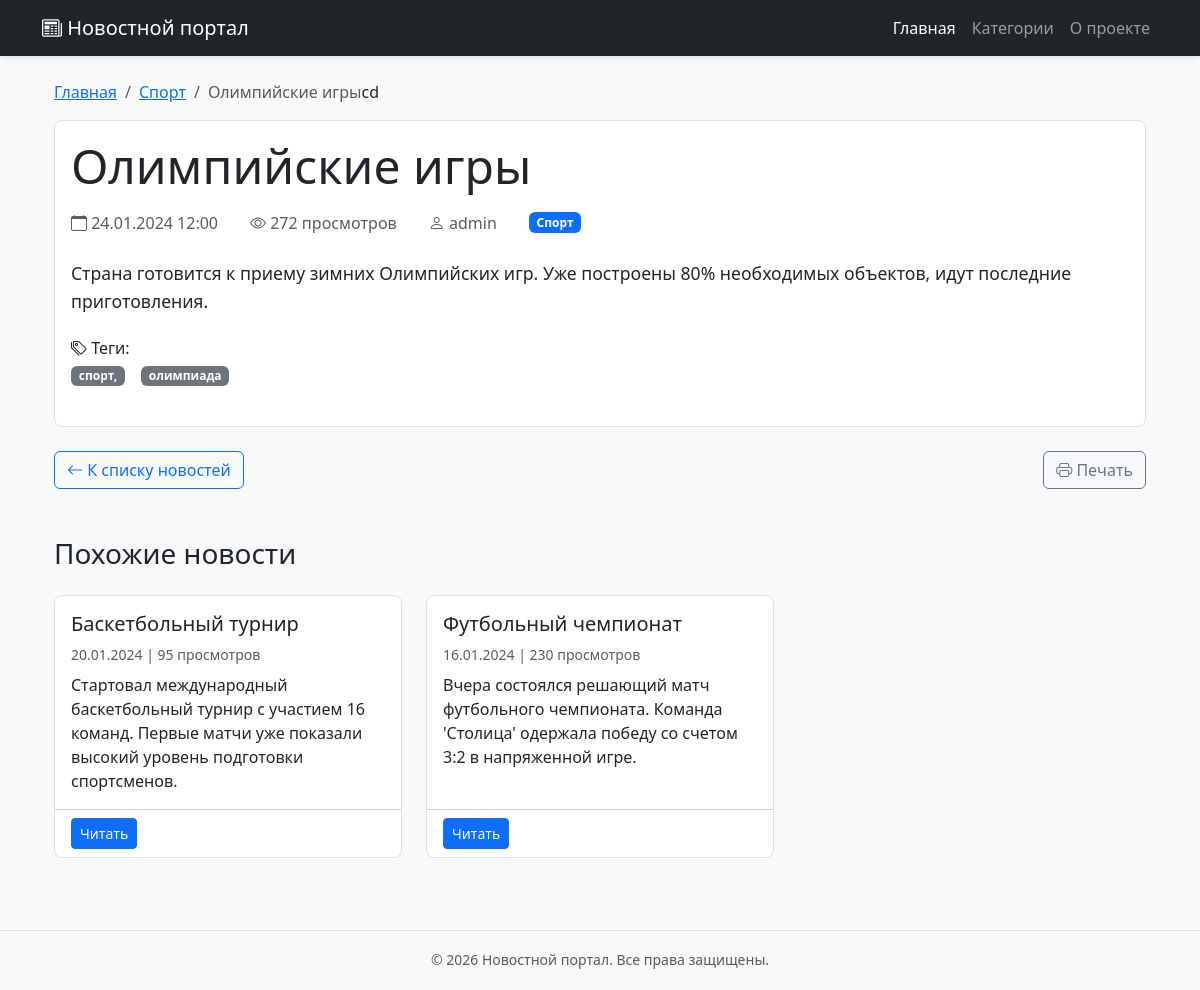
Screenshot of /news/10/ with the database file from the repository.
### news/models.py (models this page shows, shortened)
class News(models.Model):
    DRAFT = 'draft'
    PUBLISHED = 'published'
    ARCHIVED = 'archived'
    STATUS_CHOICES = [
        (DRAFT, 'Черновик'),
        (PUBLISHED, 'Опубликовано'),
        (ARCHIVED, 'В архиве'),
    ]
    title = models.CharField(max_length=200, verbose_name='Заголовок')
    slug = models.SlugField(max_length=200, unique=True, verbose_name='URL-адрес')
    content = models.TextField(verbose_name='Содержание')
    short_description = models.TextField(max_length=500, verbose_name='Краткое описание', blank=True)
    category = models.ForeignKey(
        Category,
        on_delete=models.CASCADE,
        related_name='news',
        verbose_name='Категория'
    )
    author = models.ForeignKey(
        User,
        on_delete=models.CASCADE,
        related_name='news',
        verbose_name='Автор'
    )
    status = models.CharField(
        max_length=20,
        choices=STATUS_CHOICES,
        default=DRAFT,
        verbose_name='Статус'
    )
    created_at = models.DateTimeField(auto_now_add=True, verbose_name='Дата создания')
    updated_at = models.DateTimeField(auto_now=True, verbose_name='Дата обновления')
    published_at = models.DateTimeField(blank=True, null=True, verbose_name='Дата публикации')
    image = models.ImageField(
        upload_to='news/images/%Y/%m/%d/',
        verbose_name='Изображение',
        blank=True,
        null=True
    )
    views = models.PositiveIntegerField(default=0, verbose_name='Количество просмотров')
    tags = models.CharField(max_length=200, verbose_name='Теги', blank=True)
    meta_title = models.CharField(max_length=200, verbose_name='Meta заголовок', blank=True)
    meta_description = models.TextField(verbose_name='Meta описание', blank=True)
    class Meta:
        verbose_name = 'Новость'
        verbose_name_plural = 'Новости'
        ordering = ['-created_at']
        indexes = [
            models.Index(fields=['-created_at']),
            models.Index(fields=['status']),
            models.Index(fields=['category']),
        ]
    def save(self, *args, **kwargs):
        if self.status == self.PUBLISHED and not self.published_at:
            from django.utils import timezone
            self.published_at = timezone.now()
        elif self.status != self.PUBLISHED:
            self.published_at = None
        super().save(*args, **kwargs)

class Category(models.Model):
    name = models.CharField(max_length=100, verbose_name='Название категории')
    slug = models.SlugField(max_length=150, unique=True, verbose_name='URL-адрес')
    description = models.TextField(verbose_name='Описание', blank=True)
    created_at = models.DateTimeField(auto_now_add=True, verbose_name='Дата создания')
    class Meta:
        verbose_name = 'Категория'
        verbose_name_plural = 'Категории'
        ordering = ['name']

### news/views.py (the view)
# urls.py: path('news/<int:news_id>/', views.news_detail, name='news_detail'),
def news_detail(request, news_id):
    try:
        news_item = get_object_or_404(News, id=news_id, status='published')
        news_item.views += 1
        news_item.save(update_fields=['views'])
        related_news = News.objects.filter(
            category=news_item.category,
            status='published'
        ).exclude(id=news_id).order_by('-created_at')[:3]
        context = {
            'news': news_item,
            'title': news_item.title,
            'related_news': related_news,
        }
        return render(request, 'news/news_detail.html', context)
    except News.DoesNotExist:
        raise Http404("Новость не найдена")

### news/templates/news/news_detail.html (shortened to what this page needs)
{% extends 'news/base.html' %}
{% load static %}
{% block content %}
<div class="container mt-4">
    <nav aria-label="breadcrumb">
        <ol class="breadcrumb">
            <li class="breadcrumb-item"><a href="{% url 'index' %}">Главная</a></li>
            <li class="breadcrumb-item"><a href="#">{{ news.category.name }}</a></li>
            <li class="breadcrumb-item active">{{ news.title|truncatechars:30 }}</li>
        cd
    </nav>
    <div class="card mb-4">
        <div class="card-body">
            <h1 class="card-title display-5 mb-3">{{ news.title }}</h1>
            <div class="d-flex flex-wrap align-items-center gap-3 mb-4 text-muted">
                <span><i class="bi bi-calendar"></i> {{ news.created_at|date:"d.m.Y H:i" }}</span>
                <span><i class="bi bi-eye"></i> {{ news.views }} просмотров</span>
                <span><i class="bi bi-person"></i> {{ news.author.username|default:"admin" }}</span>
                <span class="badge bg-primary">{{ news.category.name }}</span>
            </div>
            <div class="news-content mb-4">
                {{ news.content|linebreaks }}
            </div>
            {% if news.tags %}
            <div class="mb-4">
                <h6><i class="bi bi-tags"></i> Теги:</h6>
                <div class="d-flex flex-wrap gap-2">
                    {% for tag in news.tags.split %}
                    <span class="badge bg-secondary">{{ tag }}</span>
                    {% endfor %}
                </div>
            </div>
            {% endif %}
        </div>
    </div>
    <div class="d-flex justify-content-between mb-5">
        <a href="{% url 'index' %}" class="btn btn-outline-primary">
            <i class="bi bi-arrow-left"></i> К списку новостей
        </a>
        <button class="btn btn-outline-secondary" onclick="window.print()">
            <i class="bi bi-printer"></i> Печать
        </button>
    </div>
    {% if related_news %}
    <div class="mb-5">
        <h3 class="mb-4">Похожие новости</h3>
        <div class="row">
            {% for related in related_news %}
            <div class="col-md-6 col-lg-4 mb-4">
                <div class="card h-100">
                    <div class="card-body">
                        <h5 class="card-title">{{ related.title }}</h5>
                        <p class="card-text text-muted small mb-2">
                            {{ related.created_at|date:"d.m.Y" }} | {{ related.views }} просмотров
                        </p>
                        <p class="card-text">{{ related.content|truncatewords:20 }}</p>
                    </div>
                    <div class="card-footer bg-transparent">
                        <a href="{% url 'news_detail' related.id %}" class="btn btn-primary btn-sm">Читать</a>
                    </div>
                </div>
            </div>
            {% endfor %}
        </div>
    </div>
    {% endif %}
</div>
<link rel="stylesheet" href="https://cdn.jsdelivr.net/npm/bootstrap-icons@1.11.1/font/bootstrap-icons.css">
{% endblock %}

### news/templates/news/base.html (style rules this page uses)
body { background-color: #f8f9fa; padding-bottom: 60px; }
.container { max-width: 1140px; }

### news/templates/news/news_detail.html (style rules this page uses)
.card { border: 1px solid #dee2e6; border-radius: 0.5rem; }
.card-title { color: #212529; }
.news-content { line-height: 1.6; font-size: 1.1rem; }
.mb-4 { margin-bottom: 1.5rem !important; }
.mb-5 { margin-bottom: 3rem !important; }
.d-flex.gap-3 > * { margin-right: 1rem; }
.d-flex.gap-2 > * { margin-right: 0.5rem; }

### rows the page displays
News: category.name "Спорт", title "Олимпийские игры", created_at "24.01.2024 12:00", views "272", author.username "admin", content "Страна готовится к приему зимних Олимпийских игр. Уже построены 80% необходимых объектов, идут последние приготовления."
News: title "Баскетбольный турнир", created_at "20.01.2024", views "95", content "Стартовал международный баскетбольный турнир с участием 16 команд. Первые матчи уже показали высокий уровень подготовки спортсменов."
News: title "Футбольный чемпионат", created_at "16.01.2024", views "230", content "Вчера состоялся решающий матч футбольного чемпионата. Команда 'Столица' одержала победу со счетом 3:2 в напряженной игре."

### other values shown
{{ tag }} "спорт," "олимпиада"
